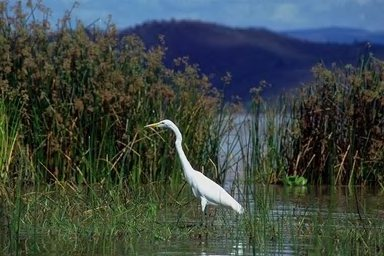
#> input picture backend/data/test_images/Au_ani_00002.jpg, 384 x 256 px
$ python -i double_jpeg.py   (imports and definitions only)
#> lines starting #> are read from the running program, lines starting #| are printed output that depends on the picture; after the words box and inside, x2 and y2 are one past the last pixel; in counts of white or black regions, pixels touching at a corner belong together
#> further down, picture is the input picture: PIL image 384x256 RGB; mean R, G, B 60.8, 71.4, 68
### backend/src/api/utils/logger.py
import logging

def setup_logger():
    """Configure and return a logger for the API"""
    # Configure logging
    logging.basicConfig(
        level=logging.DEBUG,
        format='%(asctime)s - %(name)s - %(levelname)s - %(message)s',
        handlers=[
            logging.StreamHandler()
        ]
    )
    logger = logging.getLogger("image_forgery_api")
    return logger

# Create a global logger instance
logger = setup_logger()

### backend/src/api/services/double_jpeg.py
import cv2
import numpy as np
from PIL import Image
import io
import time
import os
from tempfile import NamedTemporaryFile
from src.api.utils.logger import logger

def resize_if_needed(image, max_size=1200):
    """Resize image if any dimension is larger than max_size while preserving aspect ratio"""
#> called with max_size = 1200
    width, height = image.size
#> width = 384; height = 256
    if width > max_size or height > max_size:
        if width > height:
            new_width = max_size
            new_height = int(height * (max_size / width))
        else:
            new_height = max_size
            new_width = int(width * (max_size / height))
        return image.resize((new_width, new_height), Image.LANCZOS)
    return image

def detect_double_jpeg_histogram(image):
    """
    Detect double JPEG compression by analyzing DCT coefficient histograms

    Args:
        image (PIL.Image): Input image

    Returns:
        Tuple[PIL.Image, float, dict]: Visualization image, confidence score, and analysis details
    """
    start_time = time.time()
    logger.info("Starting double JPEG compression detection using histogram analysis")

    # Resize image if needed
    image = resize_if_needed(image)

    # Convert to grayscale
    gray_img = image.convert('L')
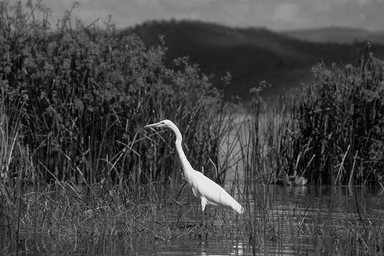
#> gray_img: PIL image 384x256 L; min 0, max 254, mean 67.8

    # Convert PIL image to OpenCV format
    img_np = np.array(gray_img)

    # Calculate the DCT transform
    dct = cv2.dct(np.float32(img_np))
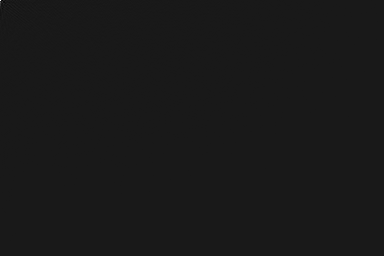
#> dct: shape (256, 384) float32; min -2340, max 21261.7, mean 0.4; drawn with min black and max white

    # Take the absolute values
    dct_abs = np.abs(dct)
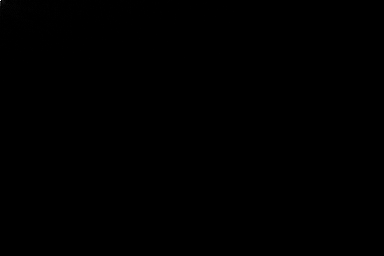
#> dct_abs: shape (256, 384) float32; min 3.62e-05, max 21261.7, mean 13.8; drawn with min black and max white

    # Calculate histograms for some DCT coefficients
    histograms = {}
    bin_edges = {}

    # Check specific DCT coefficients that are most affected by JPEG compression
    # These are typically the low-frequency coefficients
    coef_indices = [(1, 2), (2, 1), (3, 0), (0, 3)]

    for i, j in coef_indices:
        # Extract coefficient values
        coef = dct_abs[i::8, j::8].flatten()

        # Create histogram
        hist, bins = np.histogram(coef, bins=50, range=(0, 100))

        histograms[(i, j)] = hist
        bin_edges[(i, j)] = bins
#> after the loop, bin_edges = 4 items; histograms = 4 items

    # Calculate histogram characteristics that indicate double compression
    # In particular, we look for periodic patterns and peaks
    periodicity_scores = {}
    peak_ratios = {}

    for idx, hist in histograms.items():
        # Calculate autocorrelation to detect periodicity
        autocorr = np.correlate(hist, hist, mode='full')
        autocorr = autocorr[len(hist)-1:]
        autocorr = autocorr / autocorr[0]  # Normalize

        # Calculate periodicity score (sum of autocorrelation peaks)
        periodicity_scores[idx] = np.sum(autocorr[1:20]) / 19

        # Calculate peak ratio (ratio of highest peak to average value)
        if np.mean(hist) > 0:
            peak_ratios[idx] = np.max(hist) / np.mean(hist)
        else:
            peak_ratios[idx] = 1.0
#> this loop made 4 passes
#> idx on passes 1 to 4: (1, 2), (2, 1), (3, 0), (0, 3)
#> after the loop, peak_ratios = {(1, 2): 8.37, (2, 1): 7.93, (3, 0): 8.59, (0, 3): 8.55}; periodicity_scores = {(1, 2): 0.244, (2, 1): 0.24, (3, 0): 0.237, (0, 3): 0.243}

    # Calculate overall confidence score
    avg_periodicity = np.mean(list(periodicity_scores.values()))
#> avg_periodicity = 0.241
    avg_peak_ratio = np.mean(list(peak_ratios.values()))
#> avg_peak_ratio = 8.36

    # Higher periodicity and peak ratio indicate double compression
    # Scale to 0-1 range
    periodicity_factor = min(1.0, avg_periodicity / 0.4)
#> periodicity_factor = 0.602
    peak_factor = min(1.0, (avg_peak_ratio - 2) / 8)
#> peak_factor = 0.795

    # Combined confidence score
    confidence = 0.7 * periodicity_factor + 0.3 * peak_factor
#> confidence = 0.66
    confidence = min(0.95, max(0.05, confidence))

    # Create visualization image - we'll use a histogram plot
    hist_img = np.ones((400, 600, 3), dtype=np.uint8) * 255

    # Draw histograms for each coefficient
    colors = [(255, 0, 0), (0, 255, 0), (0, 0, 255), (255, 255, 0)]

    max_hist_val = 0
    for hist in histograms.values():
        max_val = np.max(hist)
        if max_val > max_hist_val:
            max_hist_val = max_val
#> this loop made 4 passes
#> (max_val, max_hist_val) on passes 1, 3: (254, 254), (260, 260)
#> max_val on passes 2, 4: 242, 260
#> after the loop, max_hist_val = 260

    # Draw each histogram
    for i, (idx, hist) in enumerate(histograms.items()):
        color = colors[i % len(colors)]
        bins = bin_edges[idx]

        # Scale histogram for visualization
        scaled_hist = hist * 300 / max_hist_val if max_hist_val > 0 else hist

        # Draw histogram bars
        for j in range(len(hist)):
            height = int(scaled_hist[j])
            x1 = 50 + j * 10
            y1 = 350
            x2 = x1 + 8
            y2 = y1 - height
            cv2.rectangle(hist_img, (x1, y1), (x2, y2), color, -1)
#> this loop made 4 passes
#> (idx, color) on passes 1 to 4: ((1, 2), (255, 0, 0)), ((2, 1), (0, 255, 0)), ((3, 0), (0, 0, 255)), ((0, 3), (255, 255, 0))
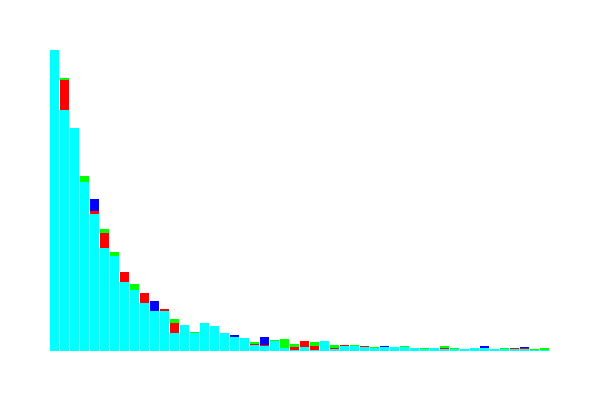
#> hist_img: shape (400, 600, 3); mean of channels 0, 1, 2 253.5, 253.7, 237; drawn as B, G, R

    # Add detection result text
    if confidence > 0.6:
        cv2.putText(hist_img, "Double JPEG Detected", (50, 50), cv2.FONT_HERSHEY_SIMPLEX,
                    1, (0, 0, 255), 2, cv2.LINE_AA)
    else:
        cv2.putText(hist_img, "Single JPEG Likely", (50, 50), cv2.FONT_HERSHEY_SIMPLEX,
                    1, (0, 255, 0), 2, cv2.LINE_AA)

    cv2.putText(hist_img, f"Confidence: {confidence:.2f}", (50, 80), cv2.FONT_HERSHEY_SIMPLEX,
                0.7, (0, 0, 0), 1, cv2.LINE_AA)
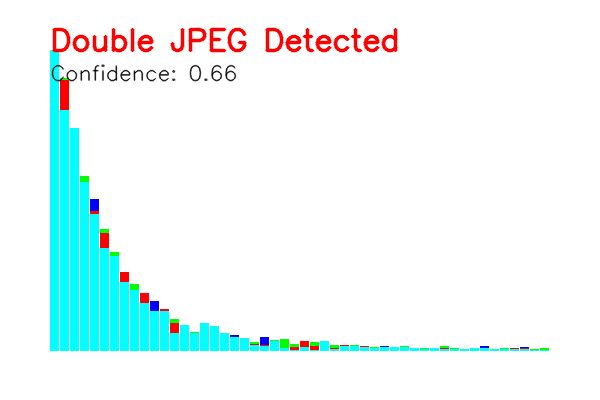
#> hist_img: shape (400, 600, 3); mean of channels 0, 1, 2 249.8, 250, 236.5; drawn as B, G, R

    # Add legend
    for i, idx in enumerate(histograms.keys()):
        color = colors[i % len(colors)]
        text = f"DCT({idx[0]},{idx[1]})"
        cv2.putText(hist_img, text, (400, 50 + i * 30), cv2.FONT_HERSHEY_SIMPLEX,
                    0.6, color, 1, cv2.LINE_AA)
#> this loop made 4 passes
#> (color, text) on passes 1 to 4: ((255, 0, 0), 'DCT(1,2)'), ((0, 255, 0), 'DCT(2,1)'), ((0, 0, 255), 'DCT(3,0)'), ((255, 255, 0), 'DCT(0,3)')
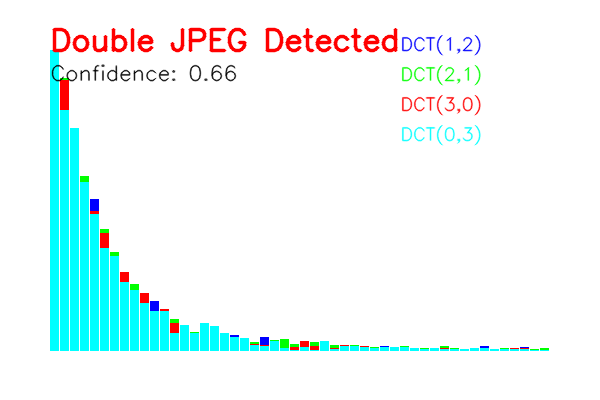
#> hist_img: shape (400, 600, 3); 0.98% of pixels changed, all inside (x1, y1, x2, y2) = (401, 34, 481, 146); drawn as B, G, R

    # Prepare result details
    details = {
        "periodicity_scores": {f"{i},{j}": float(periodicity_scores[(i, j)]) for i, j in coef_indices},
        "peak_ratios": {f"{i},{j}": float(peak_ratios[(i, j)]) for i, j in coef_indices},
        "avg_periodicity": float(avg_periodicity),
        "avg_peak_ratio": float(avg_peak_ratio)
    }

    elapsed_time = time.time() - start_time
    logger.info(f"Double JPEG detection completed in {elapsed_time:.2f} seconds with confidence {confidence:.2f}")

    return Image.fromarray(hist_img), confidence, details

# [127 lines left out: functions detect_double_jpeg_ela, detect_double_jpeg, not called in this run]

>>> from PIL import Image
>>> picture = Image.open('../../../data/test_images/Au_ani_00002.jpg')
>>> result = detect_double_jpeg_histogram(picture)

$ run again, on backend/data/test_images/Au_ani_00014.jpg
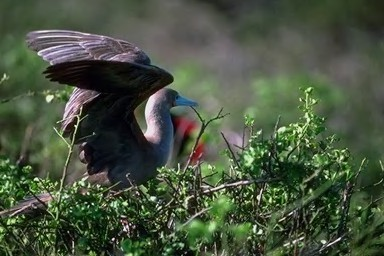
#> input picture backend/data/test_images/Au_ani_00014.jpg, 384 x 256 px
#> picture is the input picture: PIL image 384x256 RGB; mean R, G, B 72.5, 84.2, 63.9
#> in detect_double_jpeg_histogram, `gray_img = image.convert('L')`:
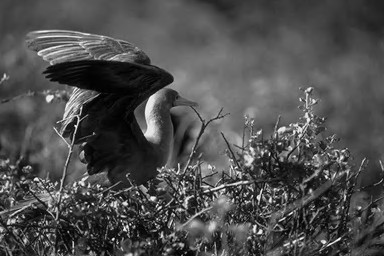
#> gray_img: PIL image 384x256 L; min 0, max 251, mean 78.4
#> after the loop in detect_double_jpeg_histogram, `for i, j in coef_indices:`: bin_edges = 4 items
#> the loop in detect_double_jpeg_histogram, `for idx, hist in histograms.items():` made 4 passes
#> idx on passes 1 to 4: (1, 2), (2, 1), (3, 0), (0, 3)
#> after the loop in detect_double_jpeg_histogram, `for idx, hist in histograms.items():`: peak_ratios = {(1, 2): 5.86, (2, 1): 6.22, (3, 0): 6.18, (0, 3): 5.82}; periodicity_scores = {(1, 2): 0.328, (2, 1): 0.304, (3, 0): 0.305, (0, 3): 0.312}
#> avg_periodicity = 0.312
#> avg_peak_ratio = 6.02
#> periodicity_factor = 0.781
#> peak_factor = 0.503
#> confidence = 0.697
#> the loop in detect_double_jpeg_histogram, `for hist in histograms.values():` made 4 passes
#> (max_val, max_hist_val) on passes 1 to 2: (178, 178), (188, 188)
#> after the loop in detect_double_jpeg_histogram, `for hist in histograms.values():`: max_hist_val = 188
#> the loop in detect_double_jpeg_histogram, `for i, (idx, hist) in enumerate(histograms.items()):` made 4 passes
#> (idx, color) on passes 1 to 4: ((1, 2), (255, 0, 0)), ((2, 1), (0, 255, 0)), ((3, 0), (0, 0, 255)), ((0, 3), (255, 255, 0))
#> the loop in detect_double_jpeg_histogram, `for i, idx in enumerate(histograms.keys()):` made 4 passes
#> (color, text) on passes 1 to 4: ((255, 0, 0), 'DCT(1,2)'), ((0, 255, 0), 'DCT(2,1)'), ((0, 0, 255), 'DCT(3,0)'), ((255, 255, 0), 'DCT(0,3)')
#> after the loop in detect_double_jpeg_histogram, `for i, idx in enumerate(histograms.keys()):`:
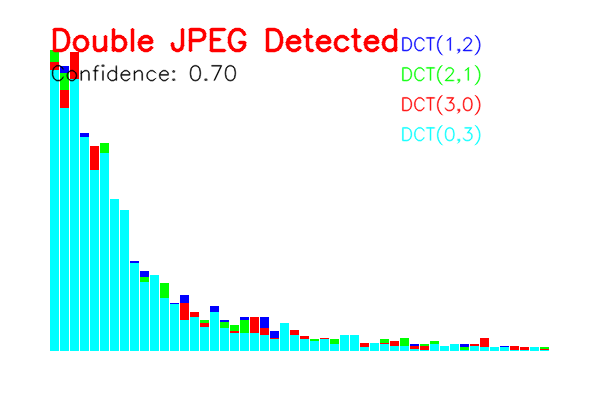
#> hist_img: shape (400, 600, 3); mean of channels 0, 1, 2 248.1, 248.6, 228.7; drawn as B, G, R

$ run again, on backend/data/test_images/Au_ani_00023.jpg
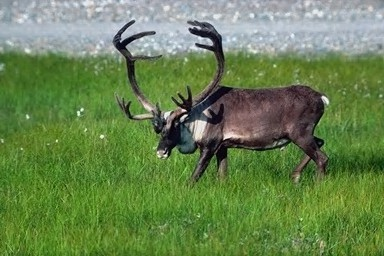
#> input picture backend/data/test_images/Au_ani_00023.jpg, 384 x 256 px
#> picture is the input picture: PIL image 384x256 RGB; mean R, G, B 104.3, 131.3, 79.8
#> in detect_double_jpeg_histogram, `gray_img = image.convert('L')`:
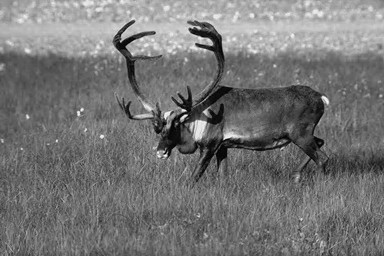
#> gray_img: PIL image 384x256 L; min 1, max 252, mean 117.3
#> after the loop in detect_double_jpeg_histogram, `for i, j in coef_indices:`: bin_edges = 4 items
#> the loop in detect_double_jpeg_histogram, `for idx, hist in histograms.items():` made 4 passes
#> idx on passes 1 to 4: (1, 2), (2, 1), (3, 0), (0, 3)
#> after the loop in detect_double_jpeg_histogram, `for idx, hist in histograms.items():`: peak_ratios = {(1, 2): 8.75, (2, 1): 8.64, (3, 0): 8.15, (0, 3): 8.14}; periodicity_scores = {(1, 2): 0.218, (2, 1): 0.218, (3, 0): 0.23, (0, 3): 0.231}
#> avg_periodicity = 0.224
#> avg_peak_ratio = 8.42
#> periodicity_factor = 0.561
#> peak_factor = 0.803
#> confidence = 0.633
#> the loop in detect_double_jpeg_histogram, `for hist in histograms.values():` made 4 passes
#> (max_val, max_hist_val) on pass 1: (266, 266)
#> after the loop in detect_double_jpeg_histogram, `for hist in histograms.values():`: max_hist_val = 266
#> the loop in detect_double_jpeg_histogram, `for i, (idx, hist) in enumerate(histograms.items()):` made 4 passes
#> (idx, color) on passes 1 to 4: ((1, 2), (255, 0, 0)), ((2, 1), (0, 255, 0)), ((3, 0), (0, 0, 255)), ((0, 3), (255, 255, 0))
#> the loop in detect_double_jpeg_histogram, `for i, idx in enumerate(histograms.keys()):` made 4 passes
#> (color, text) on passes 1 to 4: ((255, 0, 0), 'DCT(1,2)'), ((0, 255, 0), 'DCT(2,1)'), ((0, 0, 255), 'DCT(3,0)'), ((255, 255, 0), 'DCT(0,3)')
#> after the loop in detect_double_jpeg_histogram, `for i, idx in enumerate(histograms.keys()):`:
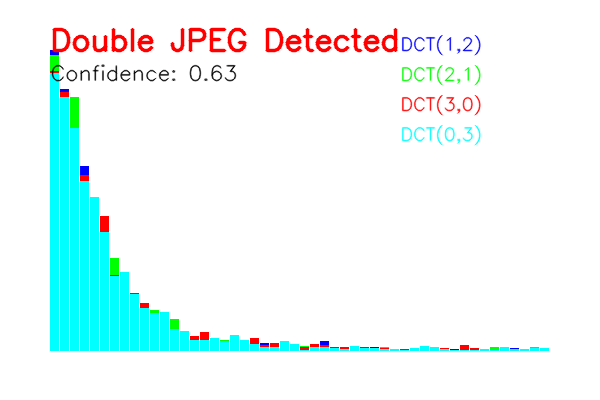
#> hist_img: shape (400, 600, 3); mean of channels 0, 1, 2 249.3, 249.8, 236; drawn as B, G, R

$ run again, on backend/data/test_images/Au_ani_00029.jpg
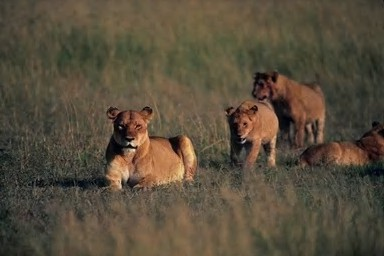
#> input picture backend/data/test_images/Au_ani_00029.jpg, 384 x 256 px
#> picture is the input picture: PIL image 384x256 RGB; mean R, G, B 88.1, 77.6, 60.2
#> in detect_double_jpeg_histogram, `gray_img = image.convert('L')`:
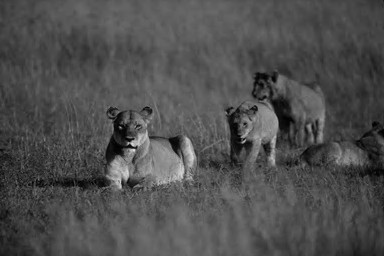
#> gray_img: PIL image 384x256 L; min 0, max 224, mean 78.7
#> after the loop in detect_double_jpeg_histogram, `for i, j in coef_indices:`: bin_edges = 4 items
#> the loop in detect_double_jpeg_histogram, `for idx, hist in histograms.items():` made 4 passes
#> idx on passes 1 to 4: (1, 2), (2, 1), (3, 0), (0, 3)
#> after the loop in detect_double_jpeg_histogram, `for idx, hist in histograms.items():`: peak_ratios = {(1, 2): 16.59, (2, 1): 15.97, (3, 0): 16.1, (0, 3): 15.82}; periodicity_scores = {(1, 2): 0.103, (2, 1): 0.11, (3, 0): 0.108, (0, 3): 0.114}
#> avg_periodicity = 0.109
#> avg_peak_ratio = 16.12
#> periodicity_factor = 0.272
#> peak_factor = 1
#> confidence = 0.49
#> the loop in detect_double_jpeg_histogram, `for hist in histograms.values():` made 4 passes
#> (max_val, max_hist_val) on pass 1: (507, 507)
#> after the loop in detect_double_jpeg_histogram, `for hist in histograms.values():`: max_hist_val = 507
#> the loop in detect_double_jpeg_histogram, `for i, (idx, hist) in enumerate(histograms.items()):` made 4 passes
#> (idx, color) on passes 1 to 4: ((1, 2), (255, 0, 0)), ((2, 1), (0, 255, 0)), ((3, 0), (0, 0, 255)), ((0, 3), (255, 255, 0))
#> the loop in detect_double_jpeg_histogram, `for i, idx in enumerate(histograms.keys()):` made 4 passes
#> (color, text) on passes 1 to 4: ((255, 0, 0), 'DCT(1,2)'), ((0, 255, 0), 'DCT(2,1)'), ((0, 0, 255), 'DCT(3,0)'), ((255, 255, 0), 'DCT(0,3)')
#> after the loop in detect_double_jpeg_histogram, `for i, idx in enumerate(histograms.keys()):`:
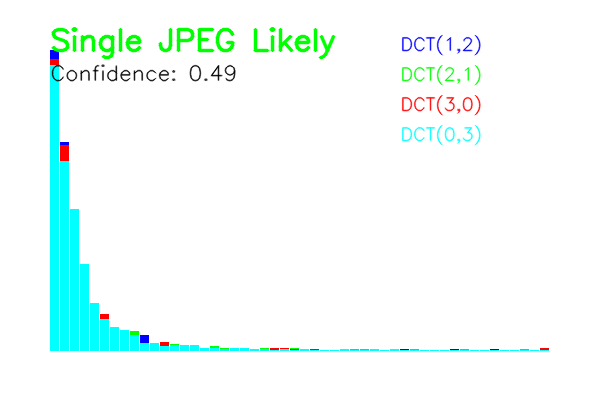
#> hist_img: shape (400, 600, 3); mean of channels 0, 1, 2 250.9, 253.3, 241.9; drawn as B, G, R
